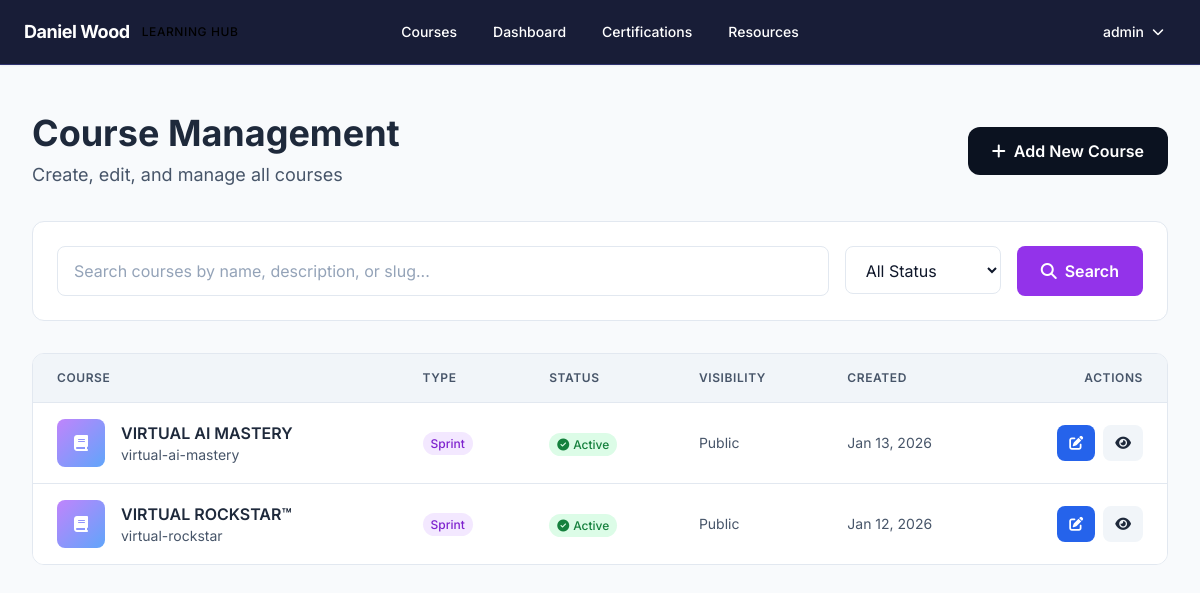
The page /dashboard/courses/ (signed in) on the database its author committed.
### myApp/models.py (models this page shows, shortened)
class Course(models.Model):
    COURSE_TYPE_CHOICES = [
        ('sprint', 'Sprint'),
        ('speaking', 'Speaking'),
        ('consultancy', 'Consultancy'),
        ('special', 'Special'),
    ]
    STATUS_CHOICES = [
        ('active', 'Active'),
        ('locked', 'Locked'),
        ('coming_soon', 'Coming Soon'),
    ]
    VISIBILITY_CHOICES = [
        ('public', 'Public'),
        ('members_only', 'Members Only'),
        ('hidden', 'Hidden'),
        ('private', 'Private'),
    ]
    ENROLLMENT_METHOD_CHOICES = [
        ('open', 'Open Enrollment'),
        ('purchase', 'Purchase Required'),
        ('invite_only', 'Invite Only'),
        ('cohort_only', 'Cohort Only'),
        ('subscription_only', 'Subscription Only'),
    ]
    ACCESS_DURATION_TYPE_CHOICES = [
        ('lifetime', 'Lifetime'),
        ('fixed_days', 'Fixed Days'),
        ('until_date', 'Until Date'),
        ('drip', 'Drip Content'),
    ]
    name = models.CharField(max_length=200)
    slug = models.SlugField(unique=True)
    course_type = models.CharField(max_length=20, choices=COURSE_TYPE_CHOICES, default='sprint')
    status = models.CharField(max_length=20, choices=STATUS_CHOICES, default='active')
    description = models.TextField()
    short_description = models.CharField(max_length=300, blank=True)
    thumbnail = models.ImageField(upload_to='courses/thumbnails/', blank=True, null=True)
    coach_name = models.CharField(max_length=100, blank=True)
    is_subscribers_only = models.BooleanField(default=False)
    is_accredible_certified = models.BooleanField(default=False)
    has_asset_templates = models.BooleanField(default=False)
    exam_unlock_days = models.IntegerField(default=0, help_text="Days after enrollment before exam unlocks")
    special_tag = models.CharField(max_length=100, blank=True, help_text="e.g., 'Black Friday 2025'")
    visibility = models.CharField(max_length=20, choices=VISIBILITY_CHOICES, default='public')
    enrollment_method = models.CharField(max_length=20, choices=ENROLLMENT_METHOD_CHOICES, default='open')
    access_duration_type = models.CharField(max_length=20, choices=ACCESS_DURATION_TYPE_CHOICES, default='lifetime')
    access_duration_days = models.IntegerField(null=True, blank=True, help_text="Duration in days if fixed_days")
    access_until_date = models.DateTimeField(null=True, blank=True, help_text="Expiration date if until_date")
    prerequisite_courses = models.ManyToManyField('self', symmetrical=False, blank=True)
    required_quiz_score = models.IntegerField(default=0, help_text="Required quiz score to unlock (0-100)")
    created_at = models.DateTimeField(auto_now_add=True)
    updated_at = models.DateTimeField(auto_now=True)
    class Meta:
        ordering = ['-created_at']

### myApp/dashboard_views.py (the view)
# urls.py: path('dashboard/courses/', dashboard_views.dashboard_courses, name='dashboard_courses'),
@login_required
@user_passes_test(is_staff)
def dashboard_courses(request):
    courses = Course.objects.all().order_by('-created_at')
    search_query = request.GET.get('search', '')
    if search_query:
        courses = courses.filter(
            Q(name__icontains=search_query) |
            Q(description__icontains=search_query) |
            Q(slug__icontains=search_query)
        )
    status_filter = request.GET.get('status', '')
    if status_filter:
        courses = courses.filter(status=status_filter)
    context = {
        'courses': courses,
        'search_query': search_query,
        'status_filter': status_filter,
    }
    return render(request, 'dashboard/courses.html', context)

### myApp/dashboard_views.py (called while the page is built)
def is_staff(user):
    return user.is_authenticated and user.is_staff

### myApp/templates/dashboard/courses.html (shortened to what this page needs)
{% extends 'base.html' %}
{% block content %}
<div class="min-h-screen bg-porcelain py-12">
    <div class="max-w-7xl mx-auto px-4 sm:px-6 lg:px-8">
        <div class="flex items-center justify-between mb-8">
            <div>
                <h1 class="text-4xl font-bold text-ink mb-2">Course Management</h1>
                <p class="text-lg text-slate">Create, edit, and manage all courses</p>
            </div>
            <a href="{% url 'dashboard_add_course' %}"
               class="inline-flex items-center gap-2 px-6 py-3 bg-[#0B1220] text-white rounded-xl font-semibold hover:shadow-md transition">
                <i class="fas fa-plus"></i>
                <span>Add New Course</span>
            </a>
        </div>
        <div class="bg-ivory border border-glass rounded-xl p-6 mb-8">
            <form method="get" class="flex flex-col md:flex-row gap-4">
                <div class="flex-1">
                    <input type="text" name="search" value="{{ search_query }}"
                           placeholder="Search courses by name, description, or slug..."
                           class="w-full px-4 py-3 border border-glass rounded-lg focus:ring-2 focus:ring-purple-500 focus:border-transparent text-ink">
                </div>
                <div>
                    <select name="status"
                            class="px-4 py-3 border border-glass rounded-lg focus:ring-2 focus:ring-purple-500 focus:border-transparent text-ink">
                        <option value="">All Status</option>
                    </select>
                </div>
                <button type="submit"
                        class="px-6 py-3 bg-purple-600 text-white rounded-lg font-semibold hover:bg-purple-700 transition">
                    <i class="fas fa-search mr-2"></i>Search
                </button>
            </form>
        </div>
        <div class="bg-ivory border border-glass rounded-xl overflow-hidden">
            {% if courses %}
            <div class="overflow-x-auto">
                <table class="min-w-full divide-y divide-glass">
                    <thead class="bg-mist">
                        <tr>
                            <th class="px-6 py-4 text-left text-xs font-semibold text-slate uppercase tracking-wider">Course</th>
                            <th class="px-6 py-4 text-left text-xs font-semibold text-slate uppercase tracking-wider">Type</th>
                            <th class="px-6 py-4 text-left text-xs font-semibold text-slate uppercase tracking-wider">Status</th>
                            <th class="px-6 py-4 text-left text-xs font-semibold text-slate uppercase tracking-wider">Visibility</th>
                            <th class="px-6 py-4 text-left text-xs font-semibold text-slate uppercase tracking-wider">Created</th>
                            <th class="px-6 py-4 text-right text-xs font-semibold text-slate uppercase tracking-wider">Actions</th>
                        </tr>
                    </thead>
                    <tbody class="bg-ivory divide-y divide-glass">
                        {% for course in courses %}
                        <tr class="hover:bg-mist transition-colors">
                            <td class="px-6 py-4">
                                <div class="flex items-center space-x-4">
                                    {% if course.thumbnail %}
                                    <img src="{{ course.thumbnail.url }}" alt="{{ course.name }}" class="h-12 w-12 rounded-lg object-cover">
                                    {% else %}
                                    <div class="h-12 w-12 rounded-lg bg-gradient-to-br from-purple-400 to-blue-400 flex items-center justify-center">
                                        <i class="fas fa-book text-white"></i>
                                    </div>
                                    {% endif %}
                                    <div>
                                        <div class="font-semibold text-ink">{{ course.name }}</div>
                                        <div class="text-sm text-slate">{{ course.slug }}</div>
                                    </div>
                                </div>
                            </td>
                            <td class="px-6 py-4 text-sm text-slate">
                                <span class="px-2 py-1 rounded-full bg-purple-100 text-purple-700 text-xs font-medium">
                                    {{ course.get_course_type_display }}
                                </span>
                            </td>
                            <td class="px-6 py-4">
                                {% if course.status == 'active' %}
                                <span class="px-2 py-1 rounded-full bg-green-100 text-green-700 text-xs font-medium">
                                    <i class="fas fa-check-circle mr-1"></i>Active
                                </span>
                                {% elif course.status == 'locked' %}
                                <span class="px-2 py-1 rounded-full bg-red-100 text-red-700 text-xs font-medium">
                                    <i class="fas fa-lock mr-1"></i>Locked
                                </span>
                                {% else %}
                                <span class="px-2 py-1 rounded-full bg-yellow-100 text-yellow-700 text-xs font-medium">
                                    <i class="fas fa-clock mr-1"></i>Coming Soon
                                </span>
                                {% endif %}
                            </td>
                            <td class="px-6 py-4 text-sm text-slate">
                                {{ course.get_visibility_display }}
                            </td>
                            <td class="px-6 py-4 text-sm text-slate">
                                {{ course.created_at|date:"M d, Y" }}
                            </td>
                            <td class="px-6 py-4 text-right">
                                <div class="flex items-center justify-end space-x-2">
                                    <a href="{% url 'dashboard_course_detail' course.slug %}"
                                       class="px-3 py-2 bg-blue-600 text-white rounded-lg hover:bg-blue-700 transition text-sm">
                                        <i class="fas fa-edit"></i>
                                    </a>
                                    <a href="{% url 'course_detail' course.slug %}"
                                       class="px-3 py-2 bg-mist text-ink rounded-lg hover:bg-glass transition text-sm"
                                       target="_blank">
                                        <i class="fas fa-eye"></i>
                                    </a>
                                </div>
                            </td>
                        </tr>
                        {% endfor %}
                    </tbody>
                </table>
            </div>
            {% endif %}
        </div>
    </div>
</div>
{% endblock %}

### myApp/templates/base.html (shortened to what this page needs)
<!DOCTYPE html>
<html lang="en" class="h-full" style="scroll-behavior: smooth;">
<head>
    <script src="https://cdn.tailwindcss.com"></script>
    <link rel="stylesheet" href="https://cdnjs.cloudflare.com/ajax/libs/font-awesome/6.5.1/css/all.min.css" />
</head>
<body class="loading h-full antialiased font-sans" style="background-color: #181d37;">
    {% if user.is_authenticated %}
    <nav class="backdrop-blur-sm border-b sticky top-0 z-50 shadow-sm" style="background-color: #181d37; border-color: rgba(99, 102, 241, 0.3);">
        <div class="max-w-7xl mx-auto px-6">
            <div class="flex justify-between items-center h-16">
                <div class="flex items-center">
                    <a href="{% url 'home' %}" class="flex items-center space-x-3 group">
                        <span class="text-white font-bold text-lg tracking-tight group-hover:text-slate-200 transition-colors">Daniel Wood</span>
                        <span class="text-xs font-medium text-slate-400 uppercase tracking-wider">Learning Hub</span>
                    </a>
                </div>
                <div class="hidden md:flex items-center space-x-1 absolute left-1/2 transform -translate-x-1/2">
                    <a href="{% url 'courses' %}" class="px-4 py-2 text-sm font-medium text-white hover:text-cyan-400 hover:bg-slate-800 rounded-lg transition-all duration-200">
                        Courses
                    </a>
                    {% if user.is_staff %}
                    <a href="{% url 'dashboard_home' %}" class="px-4 py-2 text-sm font-medium text-white hover:text-cyan-400 hover:bg-slate-800 rounded-lg transition-all duration-200">
                        Dashboard
                    </a>
                    {% else %}
                    <a href="{% url 'student_dashboard' %}" class="px-4 py-2 text-sm font-medium text-white hover:text-cyan-400 hover:bg-slate-800 rounded-lg transition-all duration-200">
                        Dashboard
                    </a>
                    {% endif %}
                    <a href="{% url 'student_certifications' %}" class="px-4 py-2 text-sm font-medium text-white hover:text-cyan-400 hover:bg-slate-800 rounded-lg transition-all duration-200">
                        Certifications
                    </a>
                    <a href="{% url 'courses' %}" class="px-4 py-2 text-sm font-medium text-white hover:text-cyan-400 hover:bg-slate-800 rounded-lg transition-all duration-200">
                        Resources
                    </a>
                </div>
                <div class="flex items-center space-x-3">
                    <div class="relative group">
                        <button class="flex items-center space-x-2 px-3 py-2 text-sm font-medium text-white hover:bg-slate-800 rounded-lg transition-all duration-200 focus:outline-none focus:ring-2 focus:ring-cyan-500/50">
                            <span>{{ user.get_full_name|default:user.username }}</span>
                            <i class="fas fa-chevron-down text-xs text-slate-400 group-hover:text-slate-300 transition-transform duration-200 group-hover:rotate-180"></i>
                        </button>
                    </div>
                </div>
            </div>
        </div>
    </nav>
    {% endif %}
    <main class="min-h-screen">
        <div class="page-content" data-page-content="true">
            {% block content %}{% endblock %}
        </div>
    </main>
</body>
</html>

### myApp/templates/base.html (style rules this page uses)
input[type="text"], input[type="email"], input[type="password"], input[type="number"], input[type="url"], input[type="tel"], input[type="search"], input[type="date"], input[type="time"], input[type="datetime-local"], textarea, select { background-color: white !important; color: rgb(15 23 42) !important; border-color: rgb(226 232 240) !important; }
input[type="text"]::placeholder, input[type="email"]::placeholder, input[type="password"]::placeholder, input[type="number"]::placeholder, input[type="url"]::placeholder, input[type="tel"]::placeholder, input[type="search"]::placeholder, textarea::placeholder { color: rgb(148 163 184) !important; }
select option { background-color: white !important; color: rgb(15 23 42) !important; }

### rows shown on the page
Course: name "VIRTUAL AI MASTERY", slug "virtual-ai-mastery", course_type "Sprint", status "active" (drawn), visibility "Public", created_at "Jan 13, 2026"
Course: name "VIRTUAL ROCKSTAR™", slug "virtual-rockstar", course_type "Sprint", status "active" (drawn), visibility "Public", created_at "Jan 12, 2026"

### other values the page prints
{{ user.get_full_name|default:user.username }} "admin"
